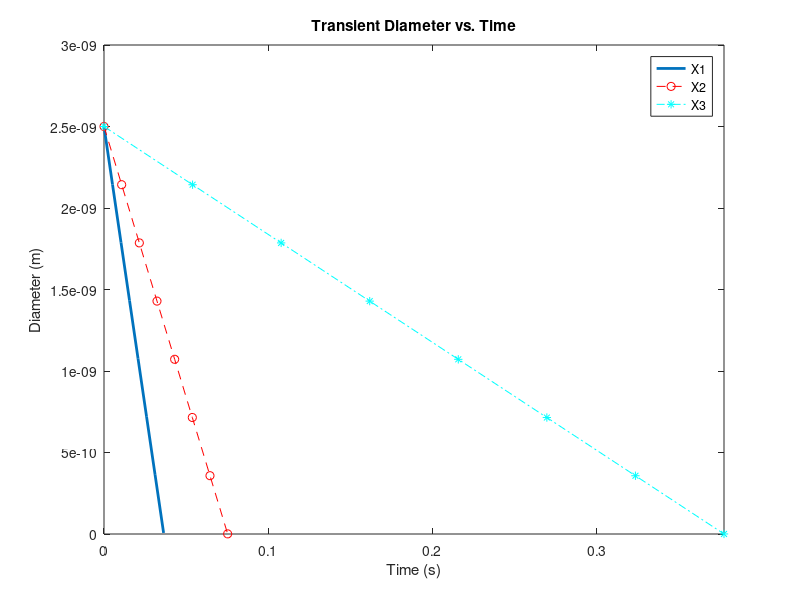

Source code (MATLAB):
clc
clear
close all

D0 = 50E-6;
k1 = 6.869E-8;
k2 = 3.319E-8
k3 = 6.62E-9

fplot(@(t) (D0^2)-k1*t,[0 0.0363],'Linewidth',2);
hold on
fplot(@(t) (D0^2)-k2*t,[0 0.0753],'--or');
fplot(@(t) (D0^2)-k3*t,[0 0.3776],'-.*c');
hold off
legend('X1','X2','X3')
xlabel('Time (s)')
ylabel('Diameter (m)')
title('Transient Diameter vs. Time')